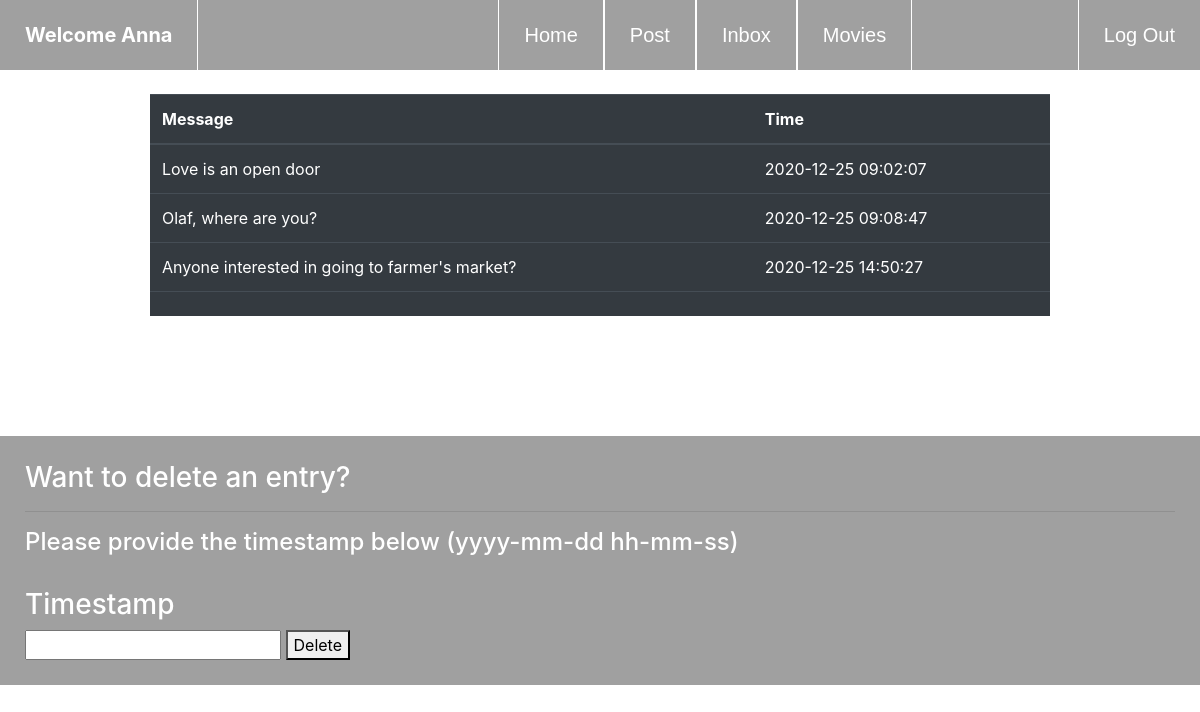
The app's page /history (signed in) with its own data.
### tables this page shows
CREATE TABLE 'users' ('id' integer PRIMARY KEY AUTOINCREMENT NOT NULL, 'name' varchar(255) NOT NULL, 'email' varchar(255) NOT NULL, 'password'  varchar(255) NOT NULL  );

CREATE TABLE 'post' ('id' integer, 'message' varchar(255), 'time' varchar(255));

### application.py (the view)
@app.route("/history", methods=["GET", "POST"])
@login_required
def history():
    if request.method == "GET":
        user = db.execute("SELECT * from users where id=:id", id = session["user_id"])
        name =user[0]["name"][0].upper() + user[0]["name"][1:].lower()
        rows = db.execute("SELECT post.id, message, name, time from users join post on users.id = post.id and users.id=:id", id=session["user_id"])
        return render_template("history.html", name=name, rows=rows)
    else:
        time = request.form.get("time")
        db.execute("DELETE from post where id=:id and time=:time", id=session["user_id"], time=time)
        return redirect("/")

### application.py (called while the page is built)
def login_required(f):
    @wraps(f)
    def decorated_function(*args, **kwargs):
        if session.get("user_id") is None:
            return redirect("/login")
        return f(*args, **kwargs)
    return decorated_function

@app.after_request
def after_request(response):
    response.headers["Cache-Control"] = "no-cache, no-store, must-revalidate"
    response.headers["Expires"] = 0
    response.headers["Pragma"] = "no-cache"
    return response

### templates/history.html (shortened to what this page needs)
{% extends "layout.html" %}
{% block style %}
    <link rel="stylesheet" href="https://stackpath.bootstrapcdn.com/bootstrap/4.3.1/css/bootstrap.min.css">
{% endblock %}
{% block body %}
    <div class="links">
        <ul>
            <li class="indexnav" style="float: left;"><b>Welcome {{name}}</b></li>
            <li style="float: left; border-right: 1px solid white; margin-left: 25%;"><a href="/">Home</a></li>
            <li style="float: left; border-right: 1px solid white;"><a href="/post">Post</a></li>
            <li style="float: left; border-right: 1px solid white;"><a href="/inbox">Inbox</a></li>
            <li style="float: left; border-right: 1px solid white;"><a href="/movies">Movies</a></li>
            <li><a href="/logout">Log Out</a></li>
        </ul>
    </div>
    <br>
    <div class="table2">
    <table class="table table-dark table-stripped">
        <thead>
            <tr>
                <th>Message</th>
                <th>Time</th>
            </tr>
        </thead>
        <tbody>
            {% for row in rows %}
                {% set message = row["message"] %}
                {% set time = row["time"] %}
                    <tr>
                        <td>{{message}}</td>
                        <td>{{time}}</td>
                    </tr>
            {% endfor %}
        </tbody>
        <tfoot>
            <td colspan="1"></td>
            <td></td>
        </tfoot>
    </table>
    </div>
    <div style="background-color: #a0a0a0; margin-top: 120px; color: white; padding: 25px;">
        <h3>Want to delete an entry?</h3>
        <hr>
        <h4>Please provide the timestamp below (yyyy-mm-dd hh-mm-ss)</h4><br>
        <h3>Timestamp</h3>
        <form action="/history" method="post">
            <input type="text" name="time">
            <button type="submit">Delete</button>
        </form>
    </div>
{% endblock %}

### static/styles.css (style rules this page uses)
body { margin: 0; padding: 0; }
.links { background-color: #a0a0a0; }
.links ul { list-style-type: none; margin: 0; padding: 0; overflow: hidden; }
.links li { float: right; }
.links a { display: block; color: white; text-align: center; padding: 20px 25px; text-decoration: none; font-family: sans-serif; border-left: 1px solid #fff; font-size: 20px; }
.indexnav { display: block; padding: 20px 25px; text-align: center; color: white; border-right: 1px solid white; font-size: 20px }
.table2 { width: 75%; margin: auto; }

### records on screen
users: name "Anna"
post: message "Love is an open door", time "2020-12-25 09:02:07"
post: message "Olaf, where are you?", time "2020-12-25 09:08:47"
post: message "Anyone interested in going to farmer's market?", time "2020-12-25 14:50:27"
